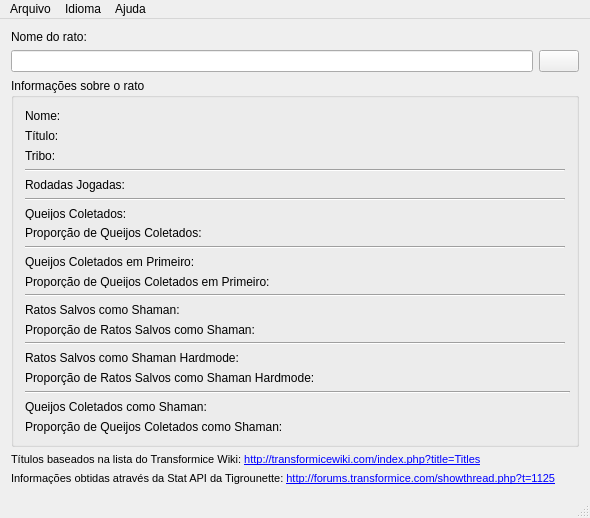
<?xml version="1.0" encoding="UTF-8"?>
<ui version="4.0">
 <class>MiceStats</class>
 <widget class="QMainWindow" name="MiceStats">
  <property name="geometry">
   <rect>
    <x>0</x>
    <y>0</y>
    <width>590</width>
    <height>518</height>
   </rect>
  </property>
  <property name="sizePolicy">
   <sizepolicy hsizetype="Fixed" vsizetype="Fixed">
    <horstretch>0</horstretch>
    <verstretch>0</verstretch>
   </sizepolicy>
  </property>
  <property name="minimumSize">
   <size>
    <width>590</width>
    <height>518</height>
   </size>
  </property>
  <property name="maximumSize">
   <size>
    <width>590</width>
    <height>518</height>
   </size>
  </property>
  <property name="windowTitle">
   <string>MiceStats</string>
  </property>
  <property name="windowIcon">
   <iconset resource="resources.qrc">
    <normaloff>:/images/curious.ico</normaloff>:/images/curious.ico</iconset>
  </property>
  <widget class="QWidget" name="centralWidget">
   <layout class="QGridLayout" name="gridLayout">
    <item row="0" column="0">
     <widget class="QLabel" name="label">
      <property name="sizePolicy">
       <sizepolicy hsizetype="Fixed" vsizetype="Fixed">
        <horstretch>0</horstretch>
        <verstretch>0</verstretch>
       </sizepolicy>
      </property>
      <property name="text">
       <string>Nome do rato:</string>
      </property>
     </widget>
    </item>
    <item row="1" column="0">
     <widget class="QLineEdit" name="lineEdit">
      <property name="maxLength">
       <number>12</number>
      </property>
     </widget>
    </item>
    <item row="1" column="1">
     <widget class="QPushButton" name="pushButton">
      <property name="text">
       <string/>
      </property>
      <property name="icon">
       <iconset resource="resources.qrc">
        <normaloff>:/images/refresh.ico</normaloff>:/images/refresh.ico</iconset>
      </property>
     </widget>
    </item>
    <item row="2" column="0" colspan="2">
     <widget class="QGroupBox" name="groupBox">
      <property name="title">
       <string>Informações sobre o rato</string>
      </property>
      <layout class="QVBoxLayout" name="verticalLayout">
       <item>
        <layout class="QHBoxLayout" name="horizontalLayout">
         <item>
          <widget class="QLabel" name="label_2">
           <property name="sizePolicy">
            <sizepolicy hsizetype="Fixed" vsizetype="Fixed">
             <horstretch>0</horstretch>
             <verstretch>0</verstretch>
            </sizepolicy>
           </property>
           <property name="text">
            <string>Nome:</string>
           </property>
          </widget>
         </item>
         <item>
          <widget class="QLabel" name="name">
           <property name="text">
            <string/>
           </property>
           <property name="textInteractionFlags">
            <set>Qt::TextSelectableByMouse</set>
           </property>
          </widget>
         </item>
        </layout>
       </item>
       <item>
        <layout class="QHBoxLayout" name="horizontalLayout_9">
         <item>
          <widget class="QLabel" name="label_18">
           <property name="sizePolicy">
            <sizepolicy hsizetype="Fixed" vsizetype="Fixed">
             <horstretch>0</horstretch>
             <verstretch>0</verstretch>
            </sizepolicy>
           </property>
           <property name="text">
            <string>Título:</string>
           </property>
          </widget>
         </item>
         <item>
          <widget class="QLabel" name="title">
           <property name="text">
            <string/>
           </property>
           <property name="textInteractionFlags">
            <set>Qt::TextSelectableByMouse</set>
           </property>
          </widget>
         </item>
        </layout>
       </item>
       <item>
        <layout class="QHBoxLayout" name="horizontalLayout_2">
         <item>
          <widget class="QLabel" name="label_4">
           <property name="sizePolicy">
            <sizepolicy hsizetype="Fixed" vsizetype="Fixed">
             <horstretch>0</horstretch>
             <verstretch>0</verstretch>
            </sizepolicy>
           </property>
           <property name="text">
            <string>Tribo:</string>
           </property>
          </widget>
         </item>
         <item>
          <widget class="QLabel" name="tribe">
           <property name="text">
            <string/>
           </property>
           <property name="textInteractionFlags">
            <set>Qt::TextSelectableByMouse</set>
           </property>
          </widget>
         </item>
        </layout>
       </item>
       <item>
        <widget class="Line" name="line">
         <property name="orientation">
          <enum>Qt::Horizontal</enum>
         </property>
        </widget>
       </item>
       <item>
        <layout class="QHBoxLayout" name="horizontalLayout_3">
         <item>
          <widget class="QLabel" name="label_6">
           <property name="sizePolicy">
            <sizepolicy hsizetype="Fixed" vsizetype="Fixed">
             <horstretch>0</horstretch>
             <verstretch>0</verstretch>
            </sizepolicy>
           </property>
           <property name="text">
            <string>Rodadas Jogadas:</string>
           </property>
          </widget>
         </item>
         <item>
          <widget class="QLabel" name="rounds">
           <property name="text">
            <string/>
           </property>
           <property name="textInteractionFlags">
            <set>Qt::TextSelectableByMouse</set>
           </property>
          </widget>
         </item>
        </layout>
       </item>
       <item>
        <widget class="Line" name="line_2">
         <property name="orientation">
          <enum>Qt::Horizontal</enum>
         </property>
        </widget>
       </item>
       <item>
        <layout class="QHBoxLayout" name="horizontalLayout_4">
         <item>
          <widget class="QLabel" name="label_8">
           <property name="sizePolicy">
            <sizepolicy hsizetype="Fixed" vsizetype="Fixed">
             <horstretch>0</horstretch>
             <verstretch>0</verstretch>
            </sizepolicy>
           </property>
           <property name="text">
            <string>Queijos Coletados:</string>
           </property>
          </widget>
         </item>
         <item>
          <widget class="QLabel" name="cheese">
           <property name="text">
            <string/>
           </property>
           <property name="textInteractionFlags">
            <set>Qt::TextSelectableByMouse</set>
           </property>
          </widget>
         </item>
        </layout>
       </item>
       <item>
        <layout class="QHBoxLayout" name="horizontalLayout_10">
         <item>
          <widget class="QLabel" name="label_20">
           <property name="sizePolicy">
            <sizepolicy hsizetype="Fixed" vsizetype="Fixed">
             <horstretch>0</horstretch>
             <verstretch>0</verstretch>
            </sizepolicy>
           </property>
           <property name="text">
            <string>Proporção de Queijos Coletados:</string>
           </property>
          </widget>
         </item>
         <item>
          <widget class="QLabel" name="cheesePercent">
           <property name="text">
            <string/>
           </property>
           <property name="textInteractionFlags">
            <set>Qt::TextSelectableByMouse</set>
           </property>
          </widget>
         </item>
        </layout>
       </item>
       <item>
        <widget class="Line" name="line_3">
         <property name="orientation">
          <enum>Qt::Horizontal</enum>
         </property>
        </widget>
       </item>
       <item>
        <layout class="QHBoxLayout" name="horizontalLayout_5">
         <item>
          <widget class="QLabel" name="label_10">
           <property name="sizePolicy">
            <sizepolicy hsizetype="Fixed" vsizetype="Fixed">
             <horstretch>0</horstretch>
             <verstretch>0</verstretch>
            </sizepolicy>
           </property>
           <property name="text">
            <string>Queijos Coletados em Primeiro:</string>
           </property>
          </widget>
         </item>
         <item>
          <widget class="QLabel" name="cheeseFirst">
           <property name="text">
            <string/>
           </property>
           <property name="textInteractionFlags">
            <set>Qt::TextSelectableByMouse</set>
           </property>
          </widget>
         </item>
        </layout>
       </item>
       <item>
        <layout class="QHBoxLayout" name="horizontalLayout_11">
         <item>
          <widget class="QLabel" name="label_22">
           <property name="sizePolicy">
            <sizepolicy hsizetype="Fixed" vsizetype="Fixed">
             <horstretch>0</horstretch>
             <verstretch>0</verstretch>
            </sizepolicy>
           </property>
           <property name="text">
            <string>Proporção de Queijos Coletados em Primeiro:</string>
           </property>
          </widget>
         </item>
         <item>
          <widget class="QLabel" name="cheeseFirstPercent">
           <property name="text">
            <string/>
           </property>
           <property name="textInteractionFlags">
            <set>Qt::TextSelectableByMouse</set>
           </property>
          </widget>
         </item>
        </layout>
       </item>
       <item>
        <widget class="Line" name="line_4">
         <property name="orientation">
          <enum>Qt::Horizontal</enum>
         </property>
        </widget>
       </item>
       <item>
        <layout class="QHBoxLayout" name="horizontalLayout_6">
         <item>
          <widget class="QLabel" name="label_12">
           <property name="sizePolicy">
            <sizepolicy hsizetype="Fixed" vsizetype="Fixed">
             <horstretch>0</horstretch>
             <verstretch>0</verstretch>
            </sizepolicy>
           </property>
           <property name="text">
            <string>Ratos Salvos como Shaman:</string>
           </property>
          </widget>
         </item>
         <item>
          <widget class="QLabel" name="saves">
           <property name="text">
            <string/>
           </property>
           <property name="textInteractionFlags">
            <set>Qt::TextSelectableByMouse</set>
           </property>
          </widget>
         </item>
        </layout>
       </item>
       <item>
        <layout class="QHBoxLayout" name="horizontalLayout_12">
         <item>
          <widget class="QLabel" name="label_24">
           <property name="sizePolicy">
            <sizepolicy hsizetype="Fixed" vsizetype="Fixed">
             <horstretch>0</horstretch>
             <verstretch>0</verstretch>
            </sizepolicy>
           </property>
           <property name="text">
            <string>Proporção de Ratos Salvos como Shaman:</string>
           </property>
          </widget>
         </item>
         <item>
          <widget class="QLabel" name="savesPercent">
           <property name="text">
            <string/>
           </property>
           <property name="textInteractionFlags">
            <set>Qt::TextSelectableByMouse</set>
           </property>
          </widget>
         </item>
        </layout>
       </item>
       <item>
        <widget class="Line" name="line_5">
         <property name="orientation">
          <enum>Qt::Horizontal</enum>
         </property>
        </widget>
       </item>
       <item>
        <layout class="QHBoxLayout" name="horizontalLayout_7">
         <item>
          <widget class="QLabel" name="label_14">
           <property name="sizePolicy">
            <sizepolicy hsizetype="Fixed" vsizetype="Fixed">
             <horstretch>0</horstretch>
             <verstretch>0</verstretch>
            </sizepolicy>
           </property>
           <property name="text">
            <string>Ratos Salvos como Shaman Hardmode:</string>
           </property>
          </widget>
         </item>
         <item>
          <widget class="QLabel" name="gold">
           <property name="text">
            <string/>
           </property>
           <property name="textInteractionFlags">
            <set>Qt::TextSelectableByMouse</set>
           </property>
          </widget>
         </item>
        </layout>
       </item>
       <item>
        <layout class="QHBoxLayout" name="horizontalLayout_13">
         <item>
          <widget class="QLabel" name="label_26">
           <property name="sizePolicy">
            <sizepolicy hsizetype="Fixed" vsizetype="Fixed">
             <horstretch>0</horstretch>
             <verstretch>0</verstretch>
            </sizepolicy>
           </property>
           <property name="text">
            <string>Proporção de Ratos Salvos como Shaman Hardmode:</string>
           </property>
          </widget>
         </item>
         <item>
          <widget class="QLabel" name="goldPercent">
           <property name="text">
            <string/>
           </property>
           <property name="textInteractionFlags">
            <set>Qt::TextSelectableByMouse</set>
           </property>
          </widget>
         </item>
        </layout>
       </item>
       <item>
        <widget class="Line" name="line_6">
         <property name="minimumSize">
          <size>
           <width>545</width>
           <height>0</height>
          </size>
         </property>
         <property name="orientation">
          <enum>Qt::Horizontal</enum>
         </property>
        </widget>
       </item>
       <item>
        <layout class="QHBoxLayout" name="horizontalLayout_8">
         <item>
          <widget class="QLabel" name="label_16">
           <property name="sizePolicy">
            <sizepolicy hsizetype="Fixed" vsizetype="Fixed">
             <horstretch>0</horstretch>
             <verstretch>0</verstretch>
            </sizepolicy>
           </property>
           <property name="text">
            <string>Queijos Coletados como Shaman:</string>
           </property>
          </widget>
         </item>
         <item>
          <widget class="QLabel" name="cheeseShaman">
           <property name="text">
            <string/>
           </property>
           <property name="textInteractionFlags">
            <set>Qt::TextSelectableByMouse</set>
           </property>
          </widget>
         </item>
        </layout>
       </item>
       <item>
        <layout class="QHBoxLayout" name="horizontalLayout_15">
         <item>
          <widget class="QLabel" name="label_28">
           <property name="sizePolicy">
            <sizepolicy hsizetype="Fixed" vsizetype="Fixed">
             <horstretch>0</horstretch>
             <verstretch>0</verstretch>
            </sizepolicy>
           </property>
           <property name="text">
            <string>Proporção de Queijos Coletados como Shaman:</string>
           </property>
          </widget>
         </item>
         <item>
          <widget class="QLabel" name="cheeseShamanPercent">
           <property name="text">
            <string/>
           </property>
           <property name="textInteractionFlags">
            <set>Qt::TextSelectableByMouse</set>
           </property>
          </widget>
         </item>
        </layout>
       </item>
      </layout>
     </widget>
    </item>
    <item row="3" column="0" colspan="2">
     <widget class="QLabel" name="wikilink">
      <property name="text">
       <string>&lt;!DOCTYPE HTML PUBLIC &quot;-//W3C//DTD HTML 4.0//EN&quot; &quot;http://www.w3.org/TR/REC-html40/strict.dtd&quot;&gt;
&lt;html&gt;&lt;head&gt;&lt;meta name=&quot;qrichtext&quot; content=&quot;1&quot; /&gt;&lt;style type=&quot;text/css&quot;&gt;
p, li { white-space: pre-wrap; }
&lt;/style&gt;&lt;/head&gt;&lt;body style=&quot; font-family:'MS Shell Dlg 2'; font-size:8.25pt; font-weight:400; font-style:normal;&quot;&gt;
&lt;p style=&quot; margin-top:0px; margin-bottom:0px; margin-left:0px; margin-right:0px; -qt-block-indent:0; text-indent:0px;&quot;&gt;&lt;span style=&quot; font-size:8pt;&quot;&gt;Títulos baseados na lista do Transformice Wiki: &lt;/span&gt;&lt;a href=&quot;http://transformicewiki.com/index.php?title=Titles&quot;&gt;&lt;span style=&quot; text-decoration: underline; color:#0000ff;&quot;&gt;http://transformicewiki.com/index.php?title=Titles&lt;/span&gt;&lt;/a&gt;&lt;/p&gt;&lt;/body&gt;&lt;/html&gt;</string>
      </property>
     </widget>
    </item>
    <item row="4" column="0" colspan="2">
     <widget class="QLabel" name="apilink">
      <property name="text">
       <string>&lt;!DOCTYPE HTML PUBLIC &quot;-//W3C//DTD HTML 4.0//EN&quot; &quot;http://www.w3.org/TR/REC-html40/strict.dtd&quot;&gt;
&lt;html&gt;&lt;head&gt;&lt;meta name=&quot;qrichtext&quot; content=&quot;1&quot; /&gt;&lt;style type=&quot;text/css&quot;&gt;
p, li { white-space: pre-wrap; }
&lt;/style&gt;&lt;/head&gt;&lt;body style=&quot; font-family:'MS Shell Dlg 2'; font-size:8.25pt; font-weight:400; font-style:normal;&quot;&gt;
&lt;p style=&quot; margin-top:0px; margin-bottom:0px; margin-left:0px; margin-right:0px; -qt-block-indent:0; text-indent:0px;&quot;&gt;&lt;span style=&quot; font-size:8pt;&quot;&gt;Informações obtidas através da Stat API da Tigrounette: &lt;/span&gt;&lt;a href=&quot;http://forums.transformice.com/showthread.php?t=1125&quot;&gt;&lt;span style=&quot; font-size:8pt; text-decoration: underline; color:#0000ff;&quot;&gt;http://forums.transformice.com/showthread.php?t=1125&lt;/span&gt;&lt;/a&gt;&lt;/p&gt;&lt;/body&gt;&lt;/html&gt;</string>
      </property>
     </widget>
    </item>
   </layout>
  </widget>
  <widget class="QStatusBar" name="statusBar"/>
  <widget class="QMenuBar" name="menuBar">
   <property name="geometry">
    <rect>
     <x>0</x>
     <y>0</y>
     <width>590</width>
     <height>20</height>
    </rect>
   </property>
   <widget class="QMenu" name="menuArquivo">
    <property name="title">
     <string>Arquivo</string>
    </property>
    <addaction name="actionSalvar_xml"/>
    <addaction name="separator"/>
    <addaction name="actionSair"/>
   </widget>
   <widget class="QMenu" name="menuIdioma">
    <property name="title">
     <string>Idioma</string>
    </property>
    <addaction name="actionPortugu_s"/>
    <addaction name="actionEnglish"/>
   </widget>
   <widget class="QMenu" name="menuAjuda">
    <property name="title">
     <string>Ajuda</string>
    </property>
    <addaction name="actionSobre"/>
    <addaction name="separator"/>
    <addaction name="actionSobre_Qt"/>
   </widget>
   <addaction name="menuArquivo"/>
   <addaction name="menuIdioma"/>
   <addaction name="menuAjuda"/>
  </widget>
  <action name="actionSobre_Qt">
   <property name="text">
    <string>Sobre Qt</string>
   </property>
  </action>
  <action name="actionPortugu_s">
   <property name="checkable">
    <bool>true</bool>
   </property>
   <property name="text">
    <string>Português</string>
   </property>
  </action>
  <action name="actionEnglish">
   <property name="checkable">
    <bool>true</bool>
   </property>
   <property name="text">
    <string>English</string>
   </property>
  </action>
  <action name="actionSalvar_xml">
   <property name="text">
    <string>Salvar xml</string>
   </property>
  </action>
  <action name="actionSair">
   <property name="text">
    <string>Sair</string>
   </property>
  </action>
  <action name="actionSobre">
   <property name="text">
    <string>Sobre</string>
   </property>
  </action>
 </widget>
 <layoutdefault spacing="6" margin="11"/>
 <resources>
  <include location="resources.qrc"/>
 </resources>
 <connections>
  <connection>
   <sender>actionSair</sender>
   <signal>triggered()</signal>
   <receiver>MiceStats</receiver>
   <slot>close()</slot>
   <hints>
    <hint type="sourcelabel">
     <x>-1</x>
     <y>-1</y>
    </hint>
    <hint type="destinationlabel">
     <x>294</x>
     <y>258</y>
    </hint>
   </hints>
  </connection>
 </connections>
</ui>
